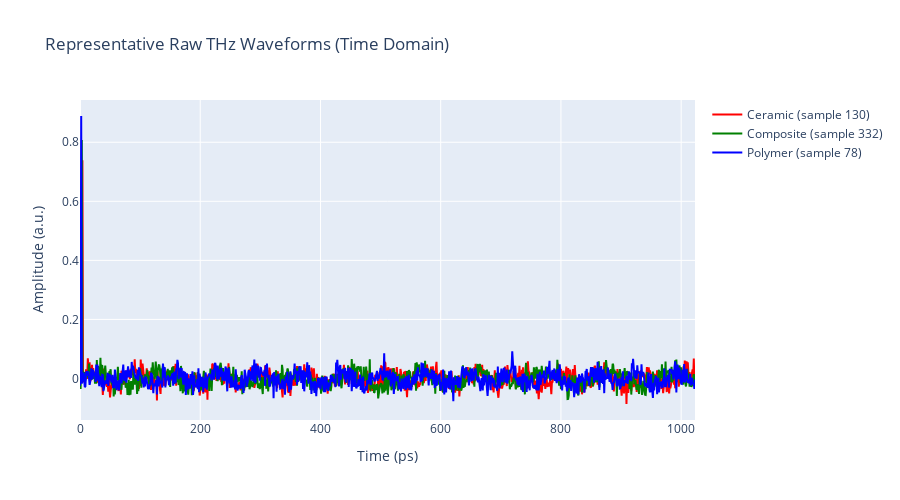

The code cell stored with this chart in its notebook:
### Markdown cell above
### 2.3 Load Full Synthetic Dataset

Now we generate the complete training set (120 samples per class = 360 total) using the forward model with added noise and drift to simulate realistic measurement conditions.

### Code cell
# Summarise dataset characteristics and preview raw waveforms
from scipy.stats import skew, kurtosis

def summarise_time_series(signals: np.ndarray, axis: int = 1) -> pd.DataFrame:
    """Return per-signal summary statistics for reporting."""
    means = signals.mean(axis=axis)
    stds = signals.std(axis=axis)
    skews = skew(signals, axis=axis, bias=False)
    kurts = kurtosis(signals, axis=axis, fisher=True, bias=False)
    return pd.DataFrame({
        "mean": means,
        "std": stds,
        "skew": skews,
        "kurtosis": kurts,
    })

summary_df = summarise_time_series(X_time)
summary_df["label"] = y_labels
class_counts = summary_df.groupby("label").size().rename("count")
class_stats = summary_df.groupby("label").agg({
    "mean": "mean",
    "std": "mean",
    "skew": "mean",
    "kurtosis": "mean",
}).round(4)

print("Dataset Statistics by Class:")
display(pd.concat([class_counts, class_stats], axis=1))

# Quick look at three representative raw waveforms
rng = np.random.default_rng(SEED)
fig_preview = go.Figure()
colors = {"Polymer": "blue", "Ceramic": "red", "Composite": "green"}

for label in CLASS_NAMES:
    candidate_indices = np.where(np.asarray(y_labels) == label)[0]
    if len(candidate_indices) == 0:
        continue
    sample_idx = rng.choice(candidate_indices)
    t_axis = times[sample_idx] if times.ndim == 2 else times
    fig_preview.add_trace(
        go.Scatter(
            x=t_axis * 1e12,
            y=X_time[sample_idx],
            mode="lines",
            name=f"{label} (sample {sample_idx})",
            line=dict(color=colors[label], width=2),
        )
    )
fig_preview.update_layout(
    title="Representative Raw THz Waveforms (Time Domain)",
    xaxis_title="Time (ps)",
    yaxis_title="Amplitude (a.u.)",
    height=500,
)
fig_preview.show()
fig_preview.write_html(ARTIFACT_DIR / "raw_waveform_preview.html")
try:
    fig_preview.write_image(ARTIFACT_DIR / "raw_waveform_preview.png", width=900, height=500)
except Exception as exc:
    warnings.warn(f"PNG export for raw waveform preview failed: {exc}")

### Figure 1 — Plotly figure (JSON) as saved in the notebook; plotly's stock layout.template omitted (floating-point values rounded to 4 significant figures; data arrays with more than 128 entries replaced by an {"elided": "..."} marker saying what was removed)
{"data": [{"line": {"color": "red", "width": 2}, "mode": "lines", "name": "Ceramic (sample 130)", "type": "scatter", "x": {"elided": "1024 float values"}, "y": {"elided": "1024 float values"}}, {"line": {"color": "green", "width": 2}, "mode": "lines", "name": "Composite (sample 332)", "type": "scatter", "x": {"elided": "1024 float values"}, "y": {"elided": "1024 float values"}}, {"line": {"color": "blue", "width": 2}, "mode": "lines", "name": "Polymer (sample 78)", "type": "scatter", "x": {"elided": "1024 float values"}, "y": {"elided": "1024 float values"}}], "layout": {"height": 500, "title": {"text": "Representative Raw THz Waveforms (Time Domain)"}, "xaxis": {"title": {"text": "Time (ps)"}}, "yaxis": {"title": {"text": "Amplitude (a.u.)"}}}}
